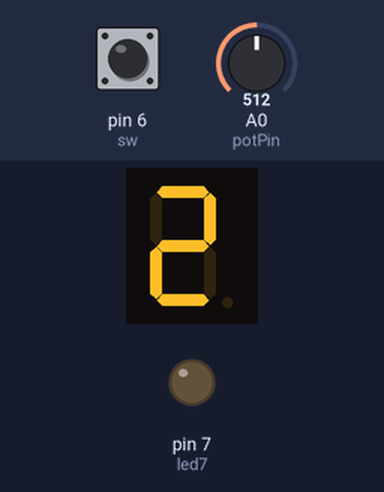
Simulated run of this sketch. Board: Arduino Uno, built with avr-gcc and run on an emulated ATmega328P. On the bench: 1-digit seven-segment display, output pins drawn as LEDs (lit = HIGH). Dashed ring = blinking. The inputs (shaded band) are chosen by the test bench; at power-on: pin 6 (sw) LOW, A0 (potPin) = 512. What the sketch prints to the serial monitor is not drawn.

Above: at 1.2 s.
1.3 s: pin 6 (sw) pulled HIGH for 0.15 s
At 1.7 s:
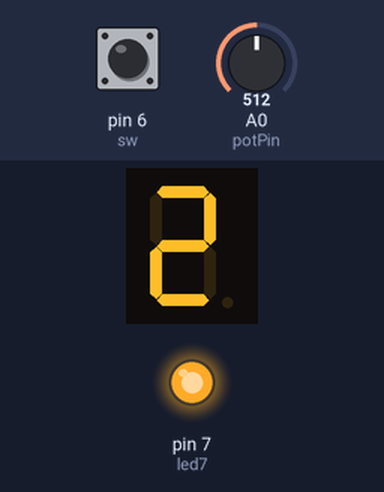
2.0 s: pin 6 (sw) pulled HIGH for 3.2 s
At 2.7 s:
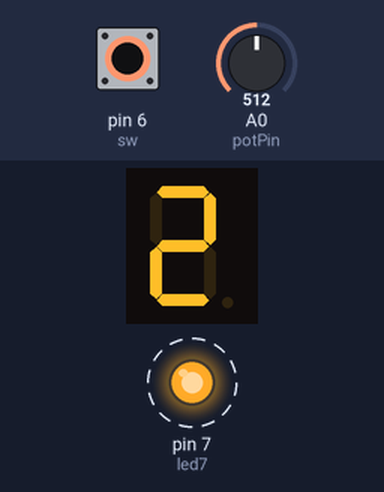
Timing chart, 0 to 6.3 s (numbered marks = the images above; inputs shaded):
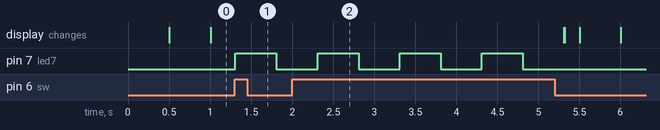

The sketch:

midterm.ino
```cpp
#include <SevSeg.h>
SevSeg sevseg;
int i=0;

double sensorV=0;
int sensorval=0;
const byte led7=7;
const byte sw=6;
const byte potPin=14;

void setup() {
  byte numDigits=1;
  pinMode(led7,OUTPUT);
  pinMode(sw,INPUT);
  byte digitPins[]={13};
  byte segmentPins[]={12,2,3,4,5,17,16,15};
  sevseg.begin(COMMON_CATHODE,numDigits,digitPins,segmentPins);
  Serial.begin(9600);

}

void loop() {
  sensorval=analogRead(potPin);
  Serial.print(sensorval);
  sensorV=sensorval*2.5/4095;
  Serial.println(sensorV);
  bool val=digitalRead(sw);
  if(val)
  {
    digitalWrite(led7,HIGH);
    delay(500);
    digitalWrite(led7,LOW);
    delay(500);

    }
  else
    {
      static unsigned long timer=millis();
      if(millis()>=timer)
      {
         timer+=500;
         sevseg.setNumber(i);
          i=i+1;
         if(i==10)
          {
            i=0;
          }

      }
      sevseg.refreshDisplay();
    }
}
```

Measured:
- after the input at 1.3 s, pin 7 (led7): LOW → HIGH at once, → LOW 0.50 s later
- after the input at 2.0 s, pin 7 (led7): alternates HIGH for 0.50 s and LOW for 0.50 s, 6 changes in all, then stays LOW, starting after 0.31 s
